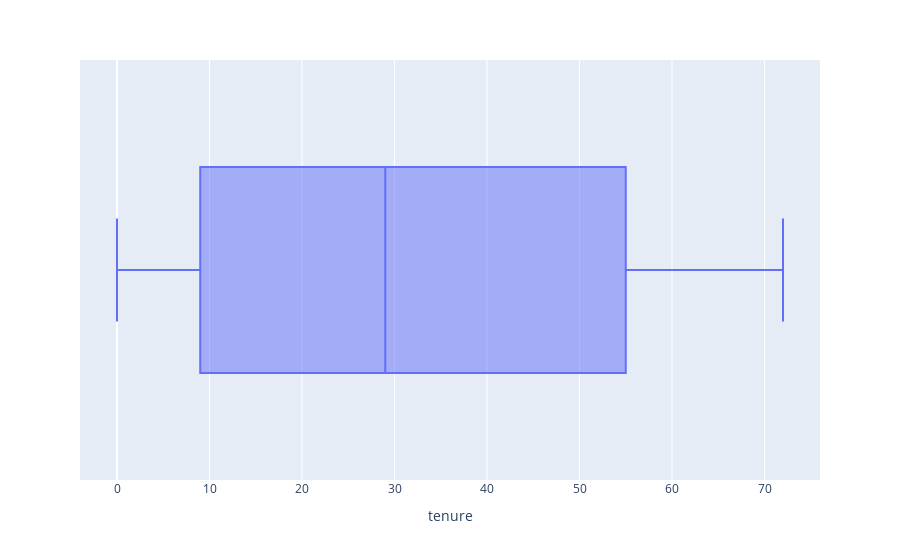

Here is the notebook cell this chart was saved with:
### Code cell
px.box(data_frame=df, x= "tenure", )

### Figure 1 — Plotly figure (JSON) as saved in the notebook; plotly's stock layout.template omitted (floating-point values rounded to 4 significant figures; data arrays with more than 128 entries replaced by an {"elided": "..."} marker saying what was removed)
{"data": [{"alignmentgroup": "True", "hovertemplate": "tenure=%{x}<extra></extra>", "legendgroup": "", "marker": {"color": "#636efa"}, "name": "", "notched": false, "offsetgroup": "", "orientation": "h", "showlegend": false, "x": {"elided": "7043 int values"}, "x0": " ", "xaxis": "x", "y0": " ", "yaxis": "y", "type": "box"}], "layout": {"xaxis": {"anchor": "y", "domain": [0.0, 1.0], "title": {"text": "tenure"}}, "yaxis": {"anchor": "x", "domain": [0.0, 1.0]}, "legend": {"tracegroupgap": 0}, "margin": {"t": 60}, "boxmode": "group"}}
